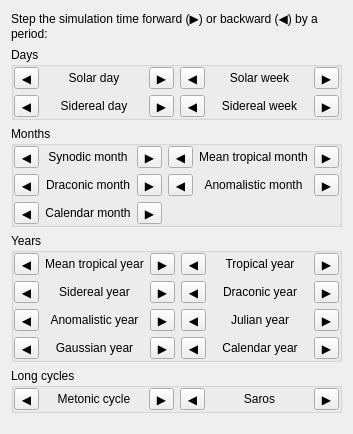
     <widget class="QWidget" name="tabTimeSteps">
      <attribute name="title">
       <string>Time Steps</string>
      </attribute>
      <layout class="QVBoxLayout" name="vboxTimeSteps">
       <item>
        <widget class="QLabel" name="labelTimeStepsHeader">
         <property name="text">
          <string>Step the simulation time forward (▶) or backward (◀) by a period:</string>
         </property>
         <property name="wordWrap">
          <bool>true</bool>
         </property>
        </widget>
       </item>
       <item>
        <widget class="QGroupBox" name="groupDays">
         <property name="title">
          <string>Days</string>
         </property>
         <layout class="QGridLayout" name="gridDays">
          <property name="leftMargin">
           <number>0</number>
          </property>
          <property name="topMargin">
           <number>0</number>
          </property>
          <property name="rightMargin">
           <number>0</number>
          </property>
          <property name="bottomMargin">
           <number>0</number>
          </property>
          <item row="0" column="0">
           <layout class="QHBoxLayout">
            <item>
             <widget class="QToolButton" name="btnSubSolarDay">
              <property name="toolTip">
               <string>Subtract 1 solar day</string>
              </property>
              <property name="text">
               <string notr="true">◀</string>
              </property>
             </widget>
            </item>
            <item>
             <widget class="QLabel" name="labelSolarDay">
              <property name="text">
               <string>Solar day</string>
              </property>
              <property name="alignment">
               <set>Qt::AlignCenter</set>
              </property>
             </widget>
            </item>
            <item>
             <widget class="QToolButton" name="btnAddSolarDay">
              <property name="toolTip">
               <string>Add 1 solar day</string>
              </property>
              <property name="text">
               <string notr="true">▶</string>
              </property>
             </widget>
            </item>
           </layout>
          </item>
          <item row="0" column="1">
           <layout class="QHBoxLayout">
            <item>
             <widget class="QToolButton" name="btnSubSolarWeek">
              <property name="toolTip">
               <string>Subtract 7 solar days</string>
              </property>
              <property name="text">
               <string notr="true">◀</string>
              </property>
             </widget>
            </item>
            <item>
             <widget class="QLabel" name="labelSolarWeek">
              <property name="text">
               <string>Solar week</string>
              </property>
              <property name="alignment">
               <set>Qt::AlignCenter</set>
              </property>
             </widget>
            </item>
            <item>
             <widget class="QToolButton" name="btnAddSolarWeek">
              <property name="toolTip">
               <string>Add 7 solar days</string>
              </property>
              <property name="text">
               <string notr="true">▶</string>
              </property>
             </widget>
            </item>
           </layout>
          </item>
          <item row="1" column="0">
           <layout class="QHBoxLayout">
            <item>
             <widget class="QToolButton" name="btnSubSiderealDay">
              <property name="toolTip">
               <string>Subtract 1 sidereal day</string>
              </property>
              <property name="text">
               <string notr="true">◀</string>
              </property>
             </widget>
            </item>
            <item>
             <widget class="QLabel" name="labelSiderealDay">
              <property name="text">
               <string>Sidereal day</string>
              </property>
              <property name="alignment">
               <set>Qt::AlignCenter</set>
              </property>
             </widget>
            </item>
            <item>
             <widget class="QToolButton" name="btnAddSiderealDay">
              <property name="toolTip">
               <string>Add 1 sidereal day</string>
              </property>
              <property name="text">
               <string notr="true">▶</string>
              </property>
             </widget>
            </item>
           </layout>
          </item>
          <item row="1" column="1">
           <layout class="QHBoxLayout">
            <item>
             <widget class="QToolButton" name="btnSubSiderealWeek">
              <property name="toolTip">
               <string>Subtract 7 sidereal days</string>
              </property>
              <property name="text">
               <string notr="true">◀</string>
              </property>
             </widget>
            </item>
            <item>
             <widget class="QLabel" name="labelSiderealWeek">
              <property name="text">
               <string>Sidereal week</string>
              </property>
              <property name="alignment">
               <set>Qt::AlignCenter</set>
              </property>
             </widget>
            </item>
            <item>
             <widget class="QToolButton" name="btnAddSiderealWeek">
              <property name="toolTip">
               <string>Add 7 sidereal days</string>
              </property>
              <property name="text">
               <string notr="true">▶</string>
              </property>
             </widget>
            </item>
           </layout>
          </item>
         </layout>
        </widget>
       </item>
       <item>
        <widget class="QGroupBox" name="groupMonths">
         <property name="title">
          <string>Months</string>
         </property>
         <layout class="QGridLayout" name="gridMonths">
          <property name="leftMargin">
           <number>0</number>
          </property>
          <property name="topMargin">
           <number>0</number>
          </property>
          <property name="rightMargin">
           <number>0</number>
          </property>
          <property name="bottomMargin">
           <number>0</number>
          </property>
          <item row="0" column="0">
           <layout class="QHBoxLayout">
            <item>
             <widget class="QToolButton" name="btnSubSynodicMonth">
              <property name="toolTip">
               <string>Subtract 1 synodic month (~29.53 days)</string>
              </property>
              <property name="text">
               <string notr="true">◀</string>
              </property>
             </widget>
            </item>
            <item>
             <widget class="QLabel" name="labelSynodicMonth">
              <property name="text">
               <string>Synodic month</string>
              </property>
              <property name="alignment">
               <set>Qt::AlignCenter</set>
              </property>
             </widget>
            </item>
            <item>
             <widget class="QToolButton" name="btnAddSynodicMonth">
              <property name="toolTip">
               <string>Add 1 synodic month (~29.53 days)</string>
              </property>
              <property name="text">
               <string notr="true">▶</string>
              </property>
             </widget>
            </item>
           </layout>
          </item>
          <item row="0" column="1">
           <layout class="QHBoxLayout">
            <item>
             <widget class="QToolButton" name="btnSubMeanTropicalMonth">
              <property name="toolTip">
               <string>Subtract 1 mean tropical month (~27.32 days)</string>
              </property>
              <property name="text">
               <string notr="true">◀</string>
              </property>
             </widget>
            </item>
            <item>
             <widget class="QLabel" name="labelMeanTropicalMonth">
              <property name="text">
               <string>Mean tropical month</string>
              </property>
              <property name="alignment">
               <set>Qt::AlignCenter</set>
              </property>
             </widget>
            </item>
            <item>
             <widget class="QToolButton" name="btnAddMeanTropicalMonth">
              <property name="toolTip">
               <string>Add 1 mean tropical month (~27.32 days)</string>
              </property>
              <property name="text">
               <string notr="true">▶</string>
              </property>
             </widget>
            </item>
           </layout>
          </item>
          <item row="1" column="0">
           <layout class="QHBoxLayout">
            <item>
             <widget class="QToolButton" name="btnSubDraconicMonth">
              <property name="toolTip">
               <string>Subtract 1 draconic month (~27.21 days)</string>
              </property>
              <property name="text">
               <string notr="true">◀</string>
              </property>
             </widget>
            </item>
            <item>
             <widget class="QLabel" name="labelDraconicMonth">
              <property name="text">
               <string>Draconic month</string>
              </property>
              <property name="alignment">
               <set>Qt::AlignCenter</set>
              </property>
             </widget>
            </item>
            <item>
             <widget class="QToolButton" name="btnAddDraconicMonth">
              <property name="toolTip">
               <string>Add 1 draconic month (~27.21 days)</string>
              </property>
              <property name="text">
               <string notr="true">▶</string>
              </property>
             </widget>
            </item>
           </layout>
          </item>
          <item row="1" column="1">
           <layout class="QHBoxLayout">
            <item>
             <widget class="QToolButton" name="btnSubAnomalisticMonth">
              <property name="toolTip">
               <string>Subtract 1 anomalistic month (~27.55 days)</string>
              </property>
              <property name="text">
               <string notr="true">◀</string>
              </property>
             </widget>
            </item>
            <item>
             <widget class="QLabel" name="labelAnomalisticMonth">
              <property name="text">
               <string>Anomalistic month</string>
              </property>
              <property name="alignment">
               <set>Qt::AlignCenter</set>
              </property>
             </widget>
            </item>
            <item>
             <widget class="QToolButton" name="btnAddAnomalisticMonth">
              <property name="toolTip">
               <string>Add 1 anomalistic month (~27.55 days)</string>
              </property>
              <property name="text">
               <string notr="true">▶</string>
              </property>
             </widget>
            </item>
           </layout>
          </item>
          <item row="2" column="0">
           <layout class="QHBoxLayout">
            <item>
             <widget class="QToolButton" name="btnSubCalendarMonth">
              <property name="toolTip">
               <string>Subtract 1 calendar month</string>
              </property>
              <property name="text">
               <string notr="true">◀</string>
              </property>
             </widget>
            </item>
            <item>
             <widget class="QLabel" name="labelCalendarMonth">
              <property name="text">
               <string>Calendar month</string>
              </property>
              <property name="alignment">
               <set>Qt::AlignCenter</set>
              </property>
             </widget>
            </item>
            <item>
             <widget class="QToolButton" name="btnAddCalendarMonth">
              <property name="toolTip">
               <string>Add 1 calendar month</string>
              </property>
              <property name="text">
               <string notr="true">▶</string>
              </property>
             </widget>
            </item>
           </layout>
          </item>
         </layout>
        </widget>
       </item>
       <item>
        <widget class="QGroupBox" name="groupYears">
         <property name="title">
          <string>Years</string>
         </property>
         <layout class="QGridLayout" name="gridYears">
          <property name="leftMargin">
           <number>0</number>
          </property>
          <property name="topMargin">
           <number>0</number>
          </property>
          <property name="rightMargin">
           <number>0</number>
          </property>
          <property name="bottomMargin">
           <number>0</number>
          </property>
          <item row="0" column="0">
           <layout class="QHBoxLayout">
            <item>
             <widget class="QToolButton" name="btnSubMeanTropicalYear">
              <property name="toolTip">
               <string>Subtract 1 mean tropical year (~365.24 days)</string>
              </property>
              <property name="text">
               <string notr="true">◀</string>
              </property>
             </widget>
            </item>
            <item>
             <widget class="QLabel" name="labelMeanTropicalYear">
              <property name="text">
               <string>Mean tropical year</string>
              </property>
              <property name="alignment">
               <set>Qt::AlignCenter</set>
              </property>
             </widget>
            </item>
            <item>
             <widget class="QToolButton" name="btnAddMeanTropicalYear">
              <property name="toolTip">
               <string>Add 1 mean tropical year (~365.24 days)</string>
              </property>
              <property name="text">
               <string notr="true">▶</string>
              </property>
             </widget>
            </item>
           </layout>
          </item>
          <item row="0" column="1">
           <layout class="QHBoxLayout">
            <item>
             <widget class="QToolButton" name="btnSubTropicalYear">
              <property name="toolTip">
               <string>Subtract 1 tropical year (varies with epoch)</string>
              </property>
              <property name="text">
               <string notr="true">◀</string>
              </property>
             </widget>
            </item>
            <item>
             <widget class="QLabel" name="labelTropicalYear">
              <property name="text">
               <string>Tropical year</string>
              </property>
              <property name="alignment">
               <set>Qt::AlignCenter</set>
              </property>
             </widget>
            </item>
            <item>
             <widget class="QToolButton" name="btnAddTropicalYear">
              <property name="toolTip">
               <string>Add 1 tropical year (varies with epoch)</string>
              </property>
              <property name="text">
               <string notr="true">▶</string>
              </property>
             </widget>
            </item>
           </layout>
          </item>
          <item row="1" column="0">
           <layout class="QHBoxLayout">
            <item>
             <widget class="QToolButton" name="btnSubSiderealYear">
              <property name="toolTip">
               <string>Subtract 1 sidereal year</string>
              </property>
              <property name="text">
               <string notr="true">◀</string>
              </property>
             </widget>
            </item>
            <item>
             <widget class="QLabel" name="labelSiderealYear">
              <property name="text">
               <string>Sidereal year</string>
              </property>
              <property name="alignment">
               <set>Qt::AlignCenter</set>
              </property>
             </widget>
            </item>
            <item>
             <widget class="QToolButton" name="btnAddSiderealYear">
              <property name="toolTip">
               <string>Add 1 sidereal year</string>
              </property>
              <property name="text">
               <string notr="true">▶</string>
              </property>
             </widget>
            </item>
           </layout>
          </item>
          <item row="1" column="1">
           <layout class="QHBoxLayout">
            <item>
             <widget class="QToolButton" name="btnSubDraconicYear">
              <property name="toolTip">
               <string>Subtract 1 draconic year (~346.62 days)</string>
              </property>
              <property name="text">
               <string notr="true">◀</string>
              </property>
             </widget>
            </item>
            <item>
             <widget class="QLabel" name="labelDraconicYear">
              <property name="text">
               <string>Draconic year</string>
              </property>
              <property name="alignment">
               <set>Qt::AlignCenter</set>
              </property>
             </widget>
            </item>
            <item>
             <widget class="QToolButton" name="btnAddDraconicYear">
              <property name="toolTip">
               <string>Add 1 draconic year (~346.62 days)</string>
              </property>
              <property name="text">
               <string notr="true">▶</string>
              </property>
             </widget>
            </item>
           </layout>
          </item>
          <item row="2" column="0">
           <layout class="QHBoxLayout">
            <item>
             <widget class="QToolButton" name="btnSubAnomalisticYear">
              <property name="toolTip">
               <string>Subtract 1 anomalistic year (~365.26 days)</string>
              </property>
              <property name="text">
               <string notr="true">◀</string>
              </property>
             </widget>
            </item>
            <item>
             <widget class="QLabel" name="labelAnomalisticYear">
              <property name="text">
               <string>Anomalistic year</string>
              </property>
              <property name="alignment">
               <set>Qt::AlignCenter</set>
              </property>
             </widget>
            </item>
            <item>
             <widget class="QToolButton" name="btnAddAnomalisticYear">
              <property name="toolTip">
               <string>Add 1 anomalistic year (~365.26 days)</string>
              </property>
              <property name="text">
               <string notr="true">▶</string>
              </property>
             </widget>
            </item>
           </layout>
          </item>
          <item row="2" column="1">
           <layout class="QHBoxLayout">
            <item>
             <widget class="QToolButton" name="btnSubJulianYear">
              <property name="toolTip">
               <string>Subtract 1 Julian year (365.25 days)</string>
              </property>
              <property name="text">
               <string notr="true">◀</string>
              </property>
             </widget>
            </item>
            <item>
             <widget class="QLabel" name="labelJulianYear">
              <property name="text">
               <string>Julian year</string>
              </property>
              <property name="alignment">
               <set>Qt::AlignCenter</set>
              </property>
             </widget>
            </item>
            <item>
             <widget class="QToolButton" name="btnAddJulianYear">
              <property name="toolTip">
               <string>Add 1 Julian year (365.25 days)</string>
              </property>
              <property name="text">
               <string notr="true">▶</string>
              </property>
             </widget>
            </item>
           </layout>
          </item>
          <item row="3" column="0">
           <layout class="QHBoxLayout">
            <item>
             <widget class="QToolButton" name="btnSubGaussianYear">
              <property name="toolTip">
               <string>Subtract 1 Gaussian year (~365.26 days)</string>
              </property>
              <property name="text">
               <string notr="true">◀</string>
              </property>
             </widget>
            </item>
            <item>
             <widget class="QLabel" name="labelGaussianYear">
              <property name="text">
               <string>Gaussian year</string>
              </property>
              <property name="alignment">
               <set>Qt::AlignCenter</set>
              </property>
             </widget>
            </item>
            <item>
             <widget class="QToolButton" name="btnAddGaussianYear">
              <property name="toolTip">
               <string>Add 1 Gaussian year (~365.26 days)</string>
              </property>
              <property name="text">
               <string notr="true">▶</string>
              </property>
             </widget>
            </item>
           </layout>
          </item>
          <item row="3" column="1">
           <layout class="QHBoxLayout">
            <item>
             <widget class="QToolButton" name="btnSubCalendarYear">
              <property name="toolTip">
               <string>Subtract 1 calendar year</string>
              </property>
              <property name="text">
               <string notr="true">◀</string>
              </property>
             </widget>
            </item>
            <item>
             <widget class="QLabel" name="labelCalendarYear">
              <property name="text">
               <string>Calendar year</string>
              </property>
              <property name="alignment">
               <set>Qt::AlignCenter</set>
              </property>
             </widget>
            </item>
            <item>
             <widget class="QToolButton" name="btnAddCalendarYear">
              <property name="toolTip">
               <string>Add 1 calendar year</string>
              </property>
              <property name="text">
               <string notr="true">▶</string>
              </property>
             </widget>
            </item>
           </layout>
          </item>
         </layout>
        </widget>
       </item>
       <item>
        <widget class="QGroupBox" name="groupLongCycles">
         <property name="title">
          <string>Long cycles</string>
         </property>
         <layout class="QGridLayout" name="gridLongCycles">
          <property name="leftMargin">
           <number>0</number>
          </property>
          <property name="topMargin">
           <number>0</number>
          </property>
          <property name="rightMargin">
           <number>0</number>
          </property>
          <property name="bottomMargin">
           <number>0</number>
          </property>
          <item row="0" column="0">
           <layout class="QHBoxLayout">
            <item>
             <widget class="QToolButton" name="btnSubMetonicCycle">
              <property name="toolTip">
               <string>Subtract 1 Metonic cycle (235 synodic months ≈ 19 years)</string>
              </property>
              <property name="text">
               <string notr="true">◀</string>
              </property>
             </widget>
            </item>
            <item>
             <widget class="QLabel" name="labelMetonicCycle">
              <property name="text">
               <string>Metonic cycle</string>
              </property>
              <property name="alignment">
               <set>Qt::AlignCenter</set>
              </property>
             </widget>
            </item>
            <item>
             <widget class="QToolButton" name="btnAddMetonicCycle">
              <property name="toolTip">
               <string>Add 1 Metonic cycle (235 synodic months ≈ 19 years)</string>
              </property>
              <property name="text">
               <string notr="true">▶</string>
              </property>
             </widget>
            </item>
           </layout>
          </item>
          <item row="0" column="1">
           <layout class="QHBoxLayout">
            <item>
             <widget class="QToolButton" name="btnSubSaros">
              <property name="toolTip">
               <string>Subtract 1 saros (223 synodic months ≈ 18 years 11 days)</string>
              </property>
              <property name="text">
               <string notr="true">◀</string>
              </property>
             </widget>
            </item>
            <item>
             <widget class="QLabel" name="labelSaros">
              <property name="text">
               <string>Saros</string>
              </property>
              <property name="alignment">
               <set>Qt::AlignCenter</set>
              </property>
             </widget>
            </item>
            <item>
             <widget class="QToolButton" name="btnAddSaros">
              <property name="toolTip">
               <string>Add 1 saros (223 synodic months ≈ 18 years 11 days)</string>
              </property>
              <property name="text">
               <string notr="true">▶</string>
              </property>
             </widget>
            </item>
           </layout>
          </item>
         </layout>
        </widget>
       </item>
       <item>
        <spacer name="verticalSpacerTimeSteps">
         <property name="orientation">
          <enum>Qt::Vertical</enum>
         </property>
         <property name="sizeHint" stdset="0">
          <size>
           <width>20</width>
           <height>10</height>
          </size>
         </property>
        </spacer>
       </item>
      </layout>
     </widget>
